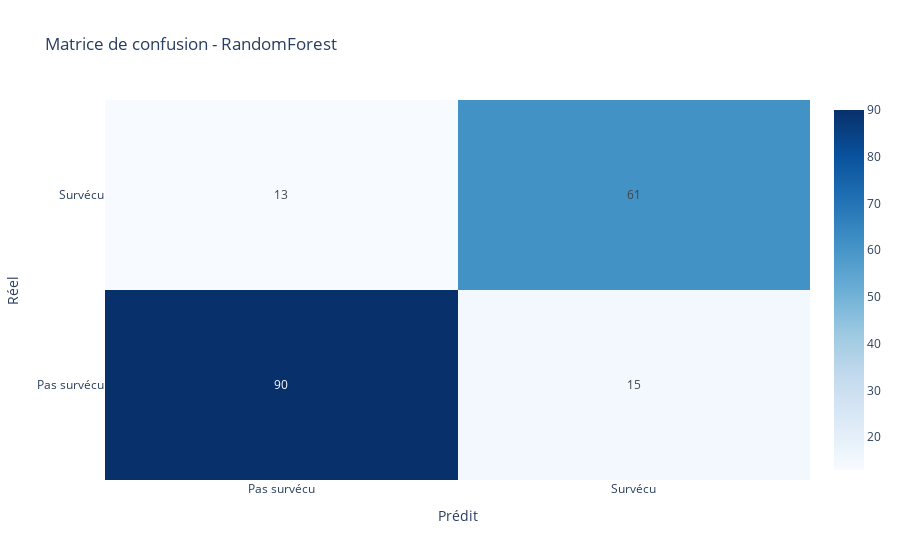

Notebook cell for this chart:
### Markdown cell above
# La matrice de confusion

### Code cell
import plotly.graph_objects as go
from sklearn.metrics import confusion_matrix, classification_report

# Prédire avec le meilleur modèle
y_pred_best = best_model.predict(X_test)

# Calculer la matrice de confusion
cm = confusion_matrix(y_test, y_pred_best)
labels = ["Pas survécu", "Survécu"]

# Créer une figure Plotly
fig = go.Figure(data=go.Heatmap(
    z=cm,
    x=labels,
    y=labels,
    hoverongaps=False,
    colorscale='Blues',
    text=cm,
    texttemplate="%{text}"
))

fig.update_layout(
    title=f"Matrice de confusion - {best_model_name}",
    xaxis_title="Prédit",
    yaxis_title="Réel",
    xaxis=dict(constrain='domain'),
    yaxis=dict(constrain='domain'),
)

fig.show()

# Afficher le rapport de classification
print("\n📊 Rapport de classification :")
print(classification_report(y_test, y_pred_best, target_names=labels))

### Figure 1 — Plotly figure (JSON) as saved in the notebook; plotly's stock layout.template omitted (floating-point values rounded to 4 significant figures)
{"data": [{"colorscale": [[0, "rgb(247,251,255)"], [0.125, "rgb(222,235,247)"], [0.25, "rgb(198,219,239)"], [0.375, "rgb(158,202,225)"], [0.5, "rgb(107,174,214)"], [0.625, "rgb(66,146,198)"], [0.75, "rgb(33,113,181)"], [0.875, "rgb(8,81,156)"], [1, "rgb(8,48,107)"]], "hoverongaps": false, "text": [[90, 15], [13, 61]], "texttemplate": "%{text}", "type": "heatmap", "x": ["Pas survécu", "Survécu"], "y": ["Pas survécu", "Survécu"], "z": [[90, 15], [13, 61]]}], "layout": {"title": {"text": "Matrice de confusion - RandomForest"}, "xaxis": {"constrain": "domain", "title": {"text": "Prédit"}}, "yaxis": {"constrain": "domain", "title": {"text": "Réel"}}}}
